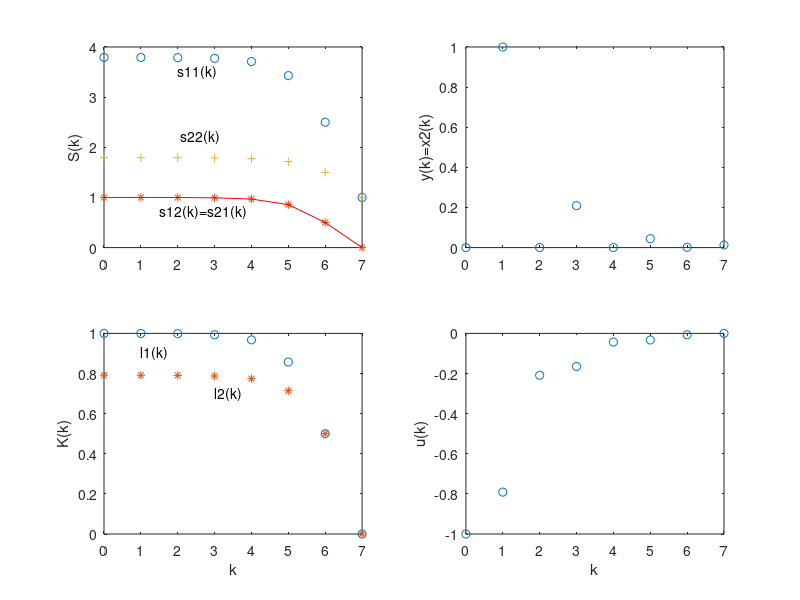

Here is the MATLAB script that generated this plot:
A=[1 1;1 0]; B=[1;0];                      %状态空间表达式
Q1=[1 0;0 1];Q0=[1 0;0 1];Q2=1;           %代价函数 
n=8;x1(1)=1;x2(1)=0;                      %x0=[1;0] 
k1(n)=0;k2(n)=0;
s11(n)=1; s12(n)=0; s21(n)=0; s22(n)=1; Snext=Q0; %最终段条件 
for i=n-1:-1:1
     K=(Q2+B'*Snext*B)\B'*Snext*A;     %对应于式(6-164) 
     k1(i)=K(1);
     k2(i)=K(2);
     S=(A-B*K)'*Snext*(A-B*K)+Q1+K'*Q2*K;    %对应于式(6-163) 
     s11(i)=S(1,1);s12(i)=S(1,2);s21(i)=S(2,1);s22(i)=S(2,2);Snext=S; 
end
for i=1:n-1 
   xnext=(A-B*[k1(i) k2(i)])*[x1(i);x2(i)]; 
   x1(i+1)=xnext(1); x2(i+1)=xnext(2);     %系统状态 
   y(i)=x2(i);                          %C=[0 1] 
end
for i=1:n 
   u(i)=-[k1(i) k2(i)]*[x1(i); x2(i)]; 
end
k=0:7;
%画图 
figure
subplot(221),plot(k,s11,'o',k,s12,'*',k,s21,'r',k,s22,'+'); 
ylabel('S(k)'); 
text(2,3.5,'s11(k)'); 
text(2,2.2,' s22(k) ');
text(1.5,0.7,'s12(k)=s21(k) '); 
subplot(222),plot(k,x2,'o');
ylabel('y(k)=x2(k)'); 
subplot(223),plot(k,k1,'o',k,k2,'*');
ylabel('K(k)'); 
text(1,0.9,'l1(k)');text(3,0.7,'l2(k)'); 
xlabel('k'); 
subplot(224),plot(k,u,'o');
ylabel('u(k)');xlabel('k'); 
%显示值
K=[k1;k2]; S=[s11;s12;s12;s22]; 
